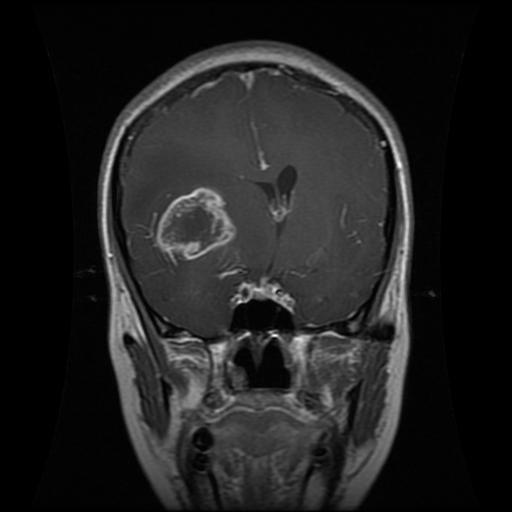
#> input picture standardized_data/Training/glioma/Tr-glTr_0009.jpg, 512 x 512 px; its folder holds only this picture in this run
$ jupyter execute --allow-errors '2. model_building.ipynb'
#> lines starting #> are read from the running program, lines starting #| are printed output that depends on the picture
# 2. Model Building and Evaluation

### 0. Imports

[cell 1]
import numpy as np
import pandas as pd
import os
from sklearn.model_selection import GridSearchCV
from sklearn.ensemble import GradientBoostingClassifier
from sklearn import svm
from sklearn.linear_model import LogisticRegression
from sklearn import metrics
import cv2 as cv
from utils import *
from sklearn.preprocessing import LabelEncoder
import matplotlib.pyplot as plt
import seaborn as sns
from scipy import stats
import xgboost

### 1. Load in Processed Images

[cell 2]
cwd = os.getcwd()
data_path = os.path.join(cwd,'standardized_data/Training')

X = []
y = []

for label in os.listdir(data_path):
    for image in os.listdir(os.path.join(data_path,label)):
        image_path = os.path.join(data_path,label,image)
        load_image = cv.imread(image_path, cv.IMREAD_GRAYSCALE)
#> load_image is the input picture: shape (512, 512); min 0, max 255, mean 32.6
        X.append(load_image)
        y.append(label)


# Convert to Numpy Array
X = np.array(X)
y = np.array(y)
le = LabelEncoder()
le.fit(y)
y = le.transform(y)

### 2. Base Model (most common class classifier)

[cell 3]
plt.figure(figsize=(5,5))
y_train_series = pd.Series(y)
y_train_series.value_counts().plot(kind='bar')
plt.title('Distribution of Cancer Classes')
plt.xlabel('Class')
plt.ylabel('Count')
plt.show()
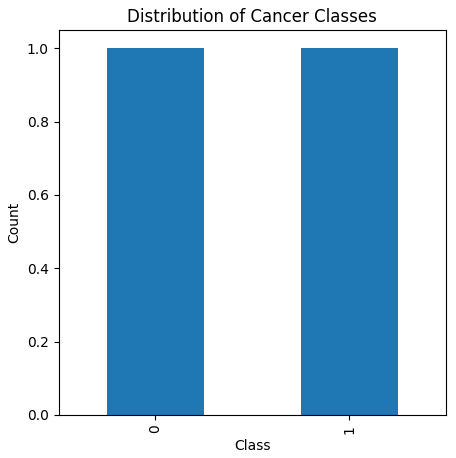
#> figure drawn by matplotlib, 1 panel
print(le.classes_)
y_transformed = le.inverse_transform(y)

plt.figure(figsize=(5,5))
y_train_series = pd.Series(y_transformed)
y_train_series.value_counts().plot(kind='bar')
plt.title('Distribution of Cancer Classes')
plt.xlabel('Class')
plt.ylabel('Count')
plt.show()
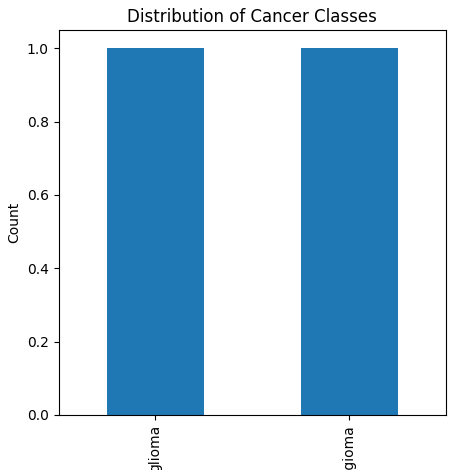
#> figure drawn by matplotlib, 1 panel


# Generate Model Statistics
most_common_label = stats.mode(y)[0]
print("Most Common Label: " + str(most_common_label))
y_predict = np.ones((y.shape)) * most_common_label

# Generate Confusion Matrix
confusion_matrix = metrics.confusion_matrix(y, y_predict)
cm_display = metrics.ConfusionMatrixDisplay(confusion_matrix = confusion_matrix, display_labels = le.classes_)
cm_display.plot()
plt.show()
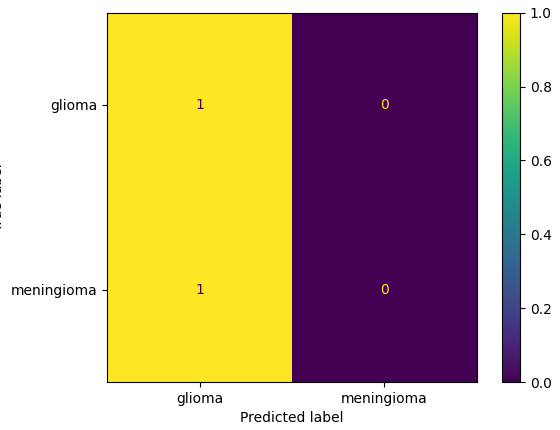
#> figure drawn by matplotlib, 2 panels

accuracy_score = metrics.accuracy_score(y, y_predict)
macro_precision = metrics.precision_score(y,y_predict,average ='macro')
macro_recall = metrics.recall_score(y,y_predict,average='macro')
macro_f1 = metrics.f1_score(y,y_predict,average='macro')
micro_precision = metrics.precision_score(y,y_predict,average='micro')
micro_recall = metrics.recall_score(y,y_predict,average='micro')
micro_f1 = metrics.f1_score(y,y_predict,average='micro')

print("================== TRAINING METRICS ===================")
print("Accuracy Score: " + str(accuracy_score))
print("Macro Precision: " + str(macro_precision))
print("Macro Recall: " + str(macro_recall))
print("Macro F1: " + str(macro_f1))
print("Micro Precision: " + str(micro_precision))
print("Micro Recall: " + str(micro_recall))
print("Micro F1: " + str(micro_f1))

### 3. Extract Features (Canny Edges, Difference of Gaussians, Complex Feature)
- This section is commented out because it takes over an hour to generate all of the features (DoG, DoH, and Canny). We saved the feature vectors for the training and test set into numpy files to save time.

[cell 4]
# [17 lines of commented-out code are left out]

### 3a. Load Features

[cell 5]
X_train_dog_features = np.load('X_train_dog_features.npy')
#> (reads X_train_dog_features.npy from the repository)
X_train_doh_features = np.load('X_train_doh_features.npy')
#> (reads X_train_doh_features.npy from the repository)
#> (the rest of this cell did not finish here and is left out)

### 3b. PCA Variance Vectors

[cell 6]
# x = plot_PCA([X_dog_features, X_doh_features, X_canny_features, X_complex_features], n_components=[min(X_dog_features.shape), min(X_doh_features.shape), 1000, min(X_complex_features.shape)])

### 4. Shuffle Data

[cell 7]
# Generate random seed
np.random.seed(281)

# Create a list of indexes that is the length of the number of training examples
indices = [i for i in range(0,X.shape[0])]
#> indices = [0, 1]
shuffle_indices = np.random.permutation(indices)
#> shuffle_indices = [1, 0]

# Reorder X and Y based on the shuffled indices
X_dog_features = X_train_dog_features[shuffle_indices]
X_doh_features = X_train_doh_features[shuffle_indices]
#> (the rest of this cell did not finish here and is left out)

[cell 8]
print(X_dog_features.shape)
#| (2, 14)
print(X_dog_features.shape)
#| (2, 14)
